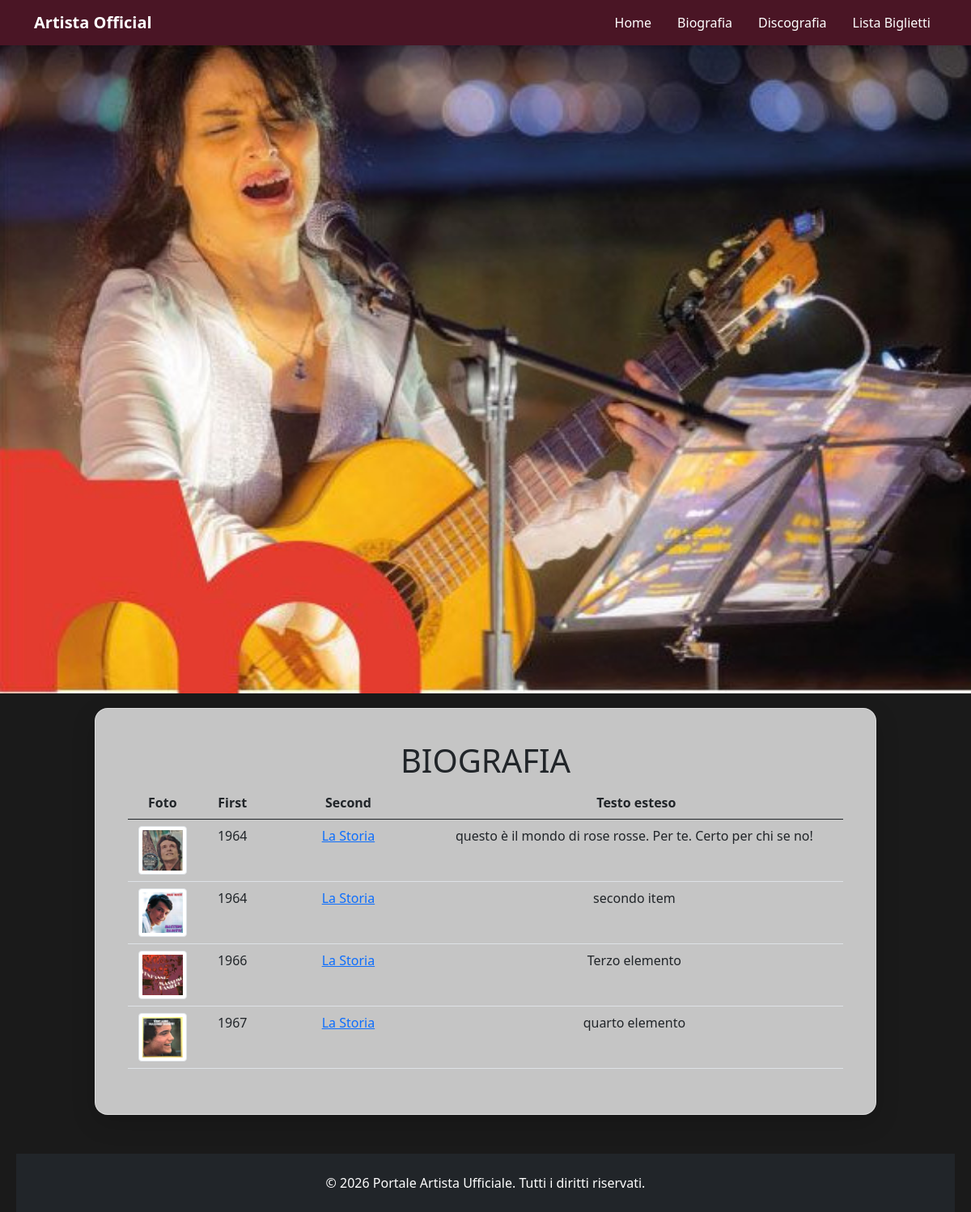
/biografia/, run on an earlier commit of the app's database.
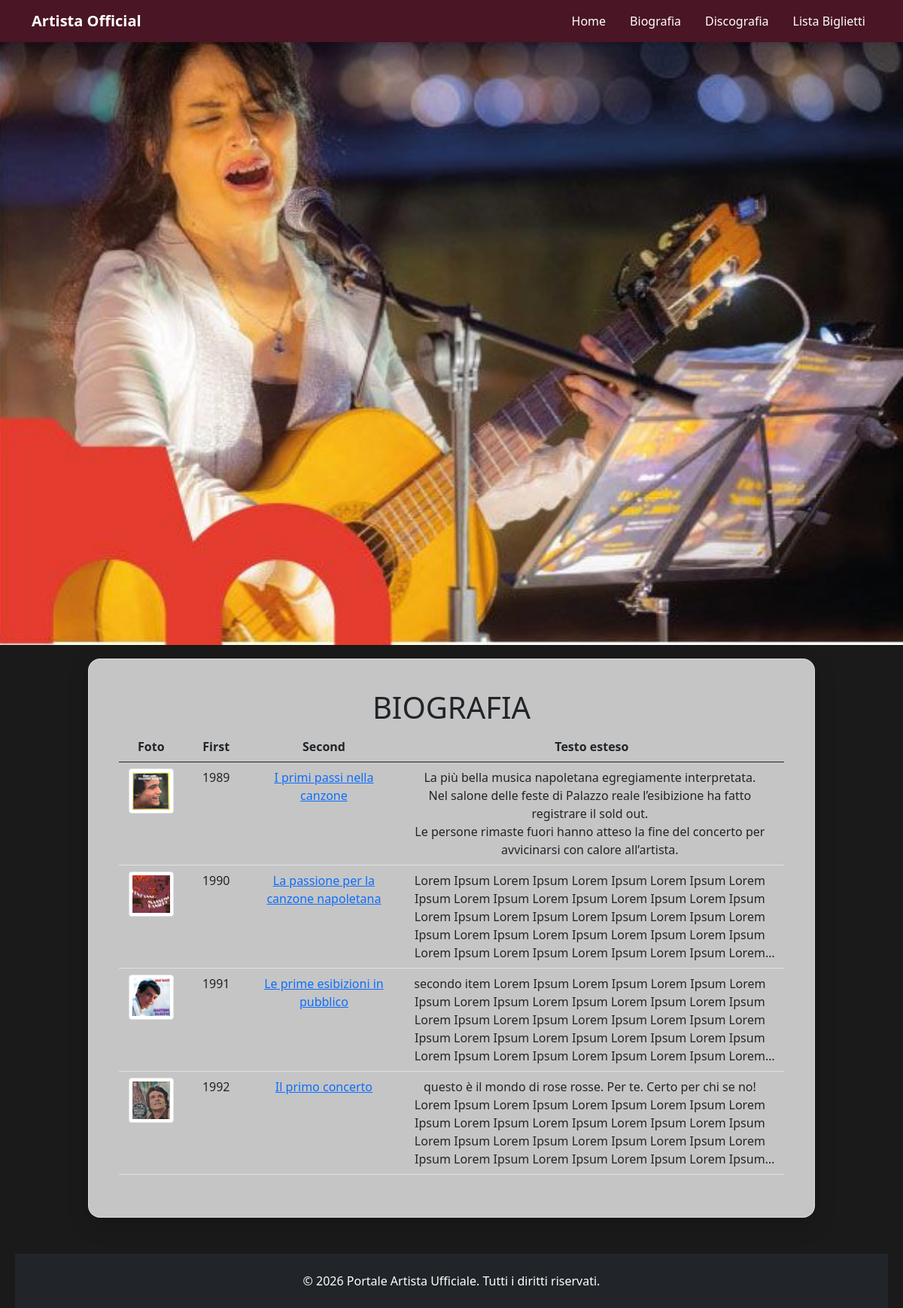
And on a later commit of the database.
### tributo/models.py (models this page shows, shortened)
class Biografia(models.Model):
    titolo_sezione = models.CharField(max_length=200, default="La Storia")
    testo_completo = models.TextField()
    anno_inizio_carriera = models.IntegerField(default=1964)
    foto_artista = models.ImageField(upload_to='biografia/', blank=True, null=True)

### tributo/views.py (the view)
# urls.py: path('biografia/', views.biografia, name='biografia'),
def biografia(request):
    lista_biografie = Biografia.objects.all().order_by('anno_inizio_carriera')
    return render(request, 'tributo/biografia.html', {'biografie': lista_biografie})

### tributo/templates/tributo/biografia.html (shortened to what this page needs)
{% extends 'tributo/base.html' %}
{% block content %}
<div class="min-vh-100 d-flex flex-column align-items-center sfondo-fisso-container">
    </div>
    <div class="container my-auto text-center table-responsive col-12 col-md-10 contenuto-principale">
        <H1 class="text-center">BIOGRAFIA</H1>
        <table class="table">
            <thead>
                <tr>
                    <th style="width: 10%;" scope="col">Foto</th>
                    <th style="width: 10%;" scope="col">First</th>
                    <th style="width: 20%;" scope="col">Second</th>
                    <th style="width: 60%;" scope="col">Testo esteso</th>
                </tr>
            </thead>
            <tbody>
                {% for bio in biografie %}
                    <tr>
                        <td>
                            {% if bio.foto_artista %}
                                <img src="{{ bio.foto_artista.url }}" class="img-thumbnail" alt="{{ bio.titolo_sezione }}" style="width: 60px; height: 60px; object-fit: cover;">
                            {% else %}
                                <div class="bg-light text-center text-muted d-flex align-items-center justify-content-center" style="height: 220px;">
                                    <span class="small text-uppercase">Nessuna Immagine</span>
                                </div>
                            {% endif %}
                        </td>
                        <td>{{ bio.anno_inizio_carriera }}</td>
                        <td class="text-wrap" style="min-width: 200px; word-break: break-word;"><a href="#">{{ bio.titolo_sezione }}</a></td>
                        <td class="text-wrap" style="min-width: 200px; word-break: break-word;"> <div class="cell-scrollable">{{ bio.testo_completo|linebreaks }}</div> </td>
                    </tr>
                {% endfor %}
            </tbody>
        </table>
    </div>
{% endblock %}

### tributo/templates/tributo/base.html (shortened to what this page needs)
<!DOCTYPE html>
<html lang="it">
<head>
    <link
      href="https://cdn.jsdelivr.net/npm/bootstrap@5.0.0/dist/css/bootstrap.min.css"
      rel="stylesheet"
    />
</head>
<body>
        <nav class="navbar navbar-expand-lg fixed-top navbar-dark navbar-custom shadow-sm mb-4">
        <div class="container">
            <a class="navbar-brand fw-bold" href="{% url 'home' %}">Artista Official</a>
            <div class="collapse navbar-collapse" id="navbarNav">
                <div class="navbar-nav ms-auto">
                    <a class="nav-item nav-link text-white me-3" href="{% url 'home' %}">Home</a>
                    <a class="nav-item nav-link text-white me-3" href="{% url 'biografia' %}">Biografia</a>
                    <a class="nav-item nav-link text-white me-3" href="{% url 'discografia' %}">Discografia</a>
                    <a class="nav-item nav-link text-white" href="{% url 'lista_partecipanti' %}">Lista Biglietti</a>
                </div>
            </div>
        </div>
    </nav>
    <main>
        {% block content %}
        {% endblock %}
    </main>
    <footer class="bg-dark text-white text-center py-4 mt-5">
        <p class="mb-0">&copy; 2026 Portale Artista Ufficiale. Tutti i diritti riservati.</p>
    </footer>
</body>
</html>

### tributo/templates/tributo/base.html (style rules this page uses)
body { background-color: #f8f9fa; color: #212529; }
.navbar-custom { background-color: #4a1525; }

What changed in the data, as far as the page shows it:
changed Biografia: anno_inizio_carriera "1967" → "1989"; titolo_sezione "La Storia" → "I primi passi nella canzone"; testo_completo "quarto elemento" → "La più bella musica napoletana egregiamente interpretata. Nel salone delle feste di Palazzo reale l’esibizione ha fatto registrare il sold out. Le persone rimaste fuori hanno atteso la fine del concerto per avvicinarsi con calore all’artista."; moves up the list
changed Biografia: anno_inizio_carriera "1966" → "1990"; titolo_sezione "La Storia" → "La passione per la canzone napoletana"; testo_completo "Terzo elemento" → "Lorem Ipsum Lorem Ipsum Lorem Ipsum Lorem Ipsum Lorem Ipsum Lorem Ipsum Lorem Ipsum Lorem Ipsum Lorem Ipsum Lorem Ipsum Lorem Ipsum Lorem Ipsum Lorem Ipsum Lorem Ipsum Lorem Ipsum Lorem Ipsum Lorem Ipsum Lorem Ipsum Lorem Ipsum Lorem Ipsum Lorem Ipsum Lorem Ipsum…"; moves up the list
changed Biografia: anno_inizio_carriera "1964" → "1991"; titolo_sezione "La Storia" → "Le prime esibizioni in pubblico"; testo_completo "secondo item" → "secondo item Lorem Ipsum Lorem Ipsum Lorem Ipsum Lorem Ipsum Lorem Ipsum Lorem Ipsum Lorem Ipsum Lorem Ipsum Lorem Ipsum Lorem Ipsum Lorem Ipsum Lorem Ipsum Lorem Ipsum Lorem Ipsum Lorem Ipsum Lorem Ipsum Lorem Ipsum Lorem Ipsum Lorem Ipsum Lorem Ipsum Lorem Ipsum…"; moves down the list
changed Biografia: anno_inizio_carriera "1964" → "1992"; titolo_sezione "La Storia" → "Il primo concerto"; testo_completo "questo è il mondo di rose rosse. Per te. Certo per chi se no!" → "…per chi se no! Lorem Ipsum Lorem Ipsum Lorem Ipsum Lorem Ipsum Lorem Ipsum Lorem Ipsum Lorem Ipsum Lorem Ipsum Lorem Ipsum Lorem Ipsum Lorem Ipsum Lorem Ipsum Lorem Ipsum Lorem Ipsum Lorem Ipsum Lorem Ipsum Lorem Ipsum Lorem…"
